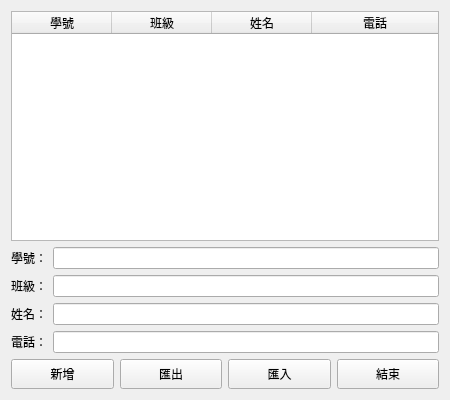
<?xml version="1.0" encoding="UTF-8"?>
<ui version="4.0">
 <class>Widget</class>
 <widget class="QWidget" name="Widget">
  <property name="geometry">
   <rect>
    <x>0</x>
    <y>0</y>
    <width>450</width>
    <height>400</height>
   </rect>
  </property>
  <property name="minimumSize">
   <size>
    <width>450</width>
    <height>300</height>
   </size>
  </property>
  <property name="windowTitle">
   <string>MyWidget</string>
  </property>
  <layout class="QVBoxLayout" name="verticalLayout">
   <item>
    <widget class="QTableWidget" name="tableWidget">
     <property name="alternatingRowColors">
      <bool>true</bool>
     </property>
     <property name="selectionBehavior">
      <enum>QAbstractItemView::SelectionBehavior::SelectRows</enum>
     </property>
     <attribute name="horizontalHeaderStretchLastSection">
      <bool>true</bool>
     </attribute>
     <column>
      <property name="text">
       <string>學號</string>
      </property>
     </column>
     <column>
      <property name="text">
       <string>班級</string>
      </property>
     </column>
     <column>
      <property name="text">
       <string>姓名</string>
      </property>
     </column>
     <column>
      <property name="text">
       <string>電話</string>
      </property>
     </column>
    </widget>
   </item>
   <item>
    <layout class="QHBoxLayout" name="horizontalLayout_1">
     <item>
      <widget class="QLabel" name="label_studentId">
       <property name="text">
        <string>學號：</string>
       </property>
      </widget>
     </item>
     <item>
      <widget class="QLineEdit" name="lineEdit_studentId"/>
     </item>
    </layout>
   </item>
   <item>
    <layout class="QHBoxLayout" name="horizontalLayout_2">
     <item>
      <widget class="QLabel" name="label_class">
       <property name="text">
        <string>班級：</string>
       </property>
      </widget>
     </item>
     <item>
      <widget class="QLineEdit" name="lineEdit_class"/>
     </item>
    </layout>
   </item>
   <item>
    <layout class="QHBoxLayout" name="horizontalLayout_3">
     <item>
      <widget class="QLabel" name="label_name">
       <property name="text">
        <string>姓名：</string>
       </property>
      </widget>
     </item>
     <item>
      <widget class="QLineEdit" name="lineEdit_name"/>
     </item>
    </layout>
   </item>
   <item>
    <layout class="QHBoxLayout" name="horizontalLayout_4">
     <item>
      <widget class="QLabel" name="label_phone">
       <property name="text">
        <string>電話：</string>
       </property>
      </widget>
     </item>
     <item>
      <widget class="QLineEdit" name="lineEdit_phone"/>
     </item>
    </layout>
   </item>
   <item>
    <layout class="QHBoxLayout" name="horizontalLayout_buttons">
     <item>
      <widget class="QPushButton" name="btn_add">
       <property name="minimumSize">
        <size>
         <width>0</width>
         <height>30</height>
        </size>
       </property>
       <property name="text">
        <string>新增</string>
       </property>
      </widget>
     </item>
     <item>
      <widget class="QPushButton" name="btn_export">
       <property name="minimumSize">
        <size>
         <width>0</width>
         <height>30</height>
        </size>
       </property>
       <property name="text">
        <string>匯出</string>
       </property>
      </widget>
     </item>
     <item>
      <widget class="QPushButton" name="btn_import">
       <property name="minimumSize">
        <size>
         <width>0</width>
         <height>30</height>
        </size>
       </property>
       <property name="text">
        <string>匯入</string>
       </property>
      </widget>
     </item>
     <item>
      <widget class="QPushButton" name="btn_exit">
       <property name="minimumSize">
        <size>
         <width>0</width>
         <height>30</height>
        </size>
       </property>
       <property name="text">
        <string>結束</string>
       </property>
      </widget>
     </item>
    </layout>
   </item>
  </layout>
 </widget>
 <resources/>
 <connections/>
</ui>
